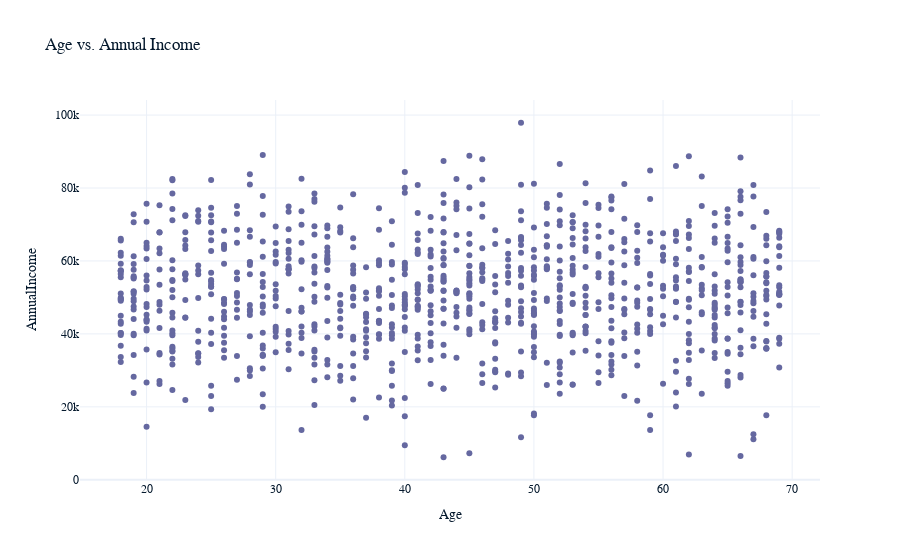
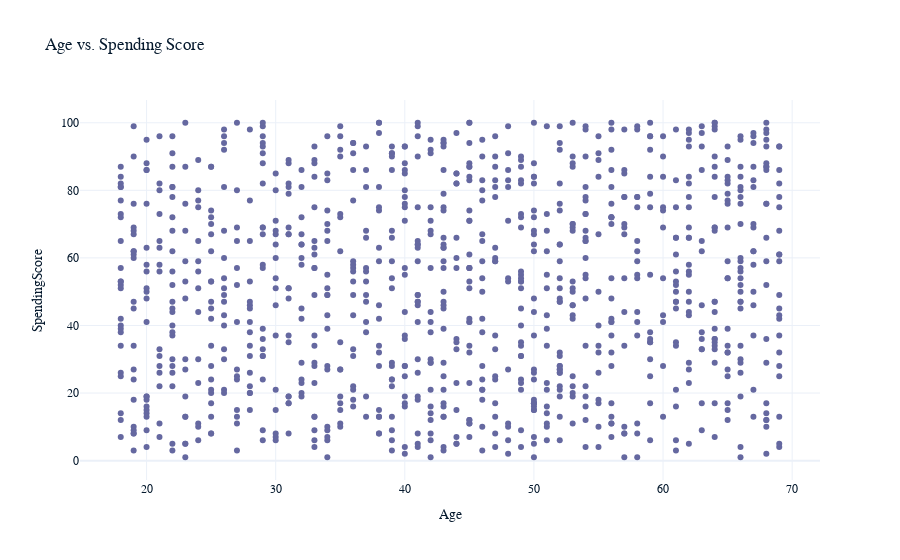
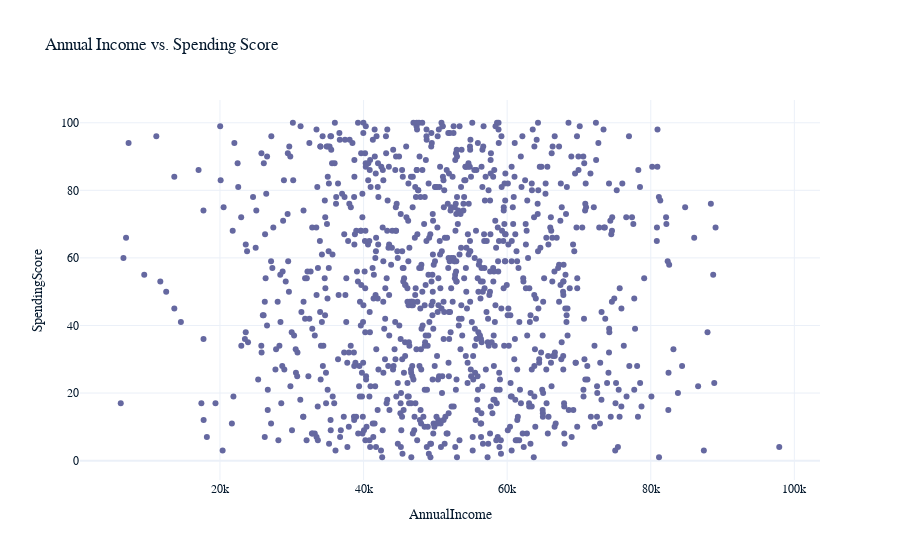

The cell these charts' notebook holds for them, in order:
### Markdown cell above
- Age Distribution: The age distribution is relatively uniform, with a slight concentration around the 40-50 age range.
- Annual Income Distribution: The annual income distribution is approximately normal, centered around $50,000, with a few outliers on both ends.
- Spending Score Distribution: The spending score is uniformly distributed, indicating a wide range of spending behaviors among customers.
- Membership Years Distribution: The membership years show a slight right skew, with most customers having been members for fewer than 6 years.

### Code cell
# Scatter plot of Age vs. Annual Income
fig_age_income = px.scatter(df, x='Age', y='AnnualIncome', title='Age vs. Annual Income')
fig_age_income.show()

# Scatter plot of Age vs. Spending Score
fig_age_spending = px.scatter(df, x='Age', y='SpendingScore', title='Age vs. Spending Score')
fig_age_spending.show()

# Scatter plot of Annual Income vs. Spending Score
fig_income_spending = px.scatter(df, x='AnnualIncome', y='SpendingScore', title='Annual Income vs. Spending Score')
fig_income_spending.show()

### Figure 1 — Plotly figure (JSON) as saved in the notebook; plotly's stock layout.template omitted (floating-point values rounded to 4 significant figures; data arrays with more than 128 entries replaced by an {"elided": "..."} marker saying what was removed)
{"data": [{"hovertemplate": "Age=%{x}<br>AnnualIncome=%{y}<extra></extra>", "legendgroup": "", "marker": {"color": "#6568a0", "symbol": "circle"}, "mode": "markers", "name": "", "orientation": "v", "showlegend": false, "x": {"elided": "1000 int values"}, "xaxis": "x", "y": {"elided": "1000 float values"}, "yaxis": "y", "type": "scatter"}], "layout": {"xaxis": {"anchor": "y", "domain": [0, 1], "title": {"text": "Age"}}, "yaxis": {"anchor": "x", "domain": [0, 1], "title": {"text": "AnnualIncome"}}, "legend": {"tracegroupgap": 0}, "title": {"text": "Age vs. Annual Income"}}}

### Figure 2 — Plotly figure (JSON) as saved in the notebook; plotly's stock layout.template omitted (floating-point values rounded to 4 significant figures; data arrays with more than 128 entries replaced by an {"elided": "..."} marker saying what was removed)
{"data": [{"hovertemplate": "Age=%{x}<br>SpendingScore=%{y}<extra></extra>", "legendgroup": "", "marker": {"color": "#6568a0", "symbol": "circle"}, "mode": "markers", "name": "", "orientation": "v", "showlegend": false, "x": {"elided": "1000 int values"}, "xaxis": "x", "y": {"elided": "1000 int values"}, "yaxis": "y", "type": "scatter"}], "layout": {"xaxis": {"anchor": "y", "domain": [0, 1], "title": {"text": "Age"}}, "yaxis": {"anchor": "x", "domain": [0, 1], "title": {"text": "SpendingScore"}}, "legend": {"tracegroupgap": 0}, "title": {"text": "Age vs. Spending Score"}}}

### Figure 3 — Plotly figure (JSON) as saved in the notebook; plotly's stock layout.template omitted (floating-point values rounded to 4 significant figures; data arrays with more than 128 entries replaced by an {"elided": "..."} marker saying what was removed)
{"data": [{"hovertemplate": "AnnualIncome=%{x}<br>SpendingScore=%{y}<extra></extra>", "legendgroup": "", "marker": {"color": "#6568a0", "symbol": "circle"}, "mode": "markers", "name": "", "orientation": "v", "showlegend": false, "x": {"elided": "1000 float values"}, "xaxis": "x", "y": {"elided": "1000 int values"}, "yaxis": "y", "type": "scatter"}], "layout": {"xaxis": {"anchor": "y", "domain": [0, 1], "title": {"text": "AnnualIncome"}}, "yaxis": {"anchor": "x", "domain": [0, 1], "title": {"text": "SpendingScore"}}, "legend": {"tracegroupgap": 0}, "title": {"text": "Annual Income vs. Spending Score"}}}
